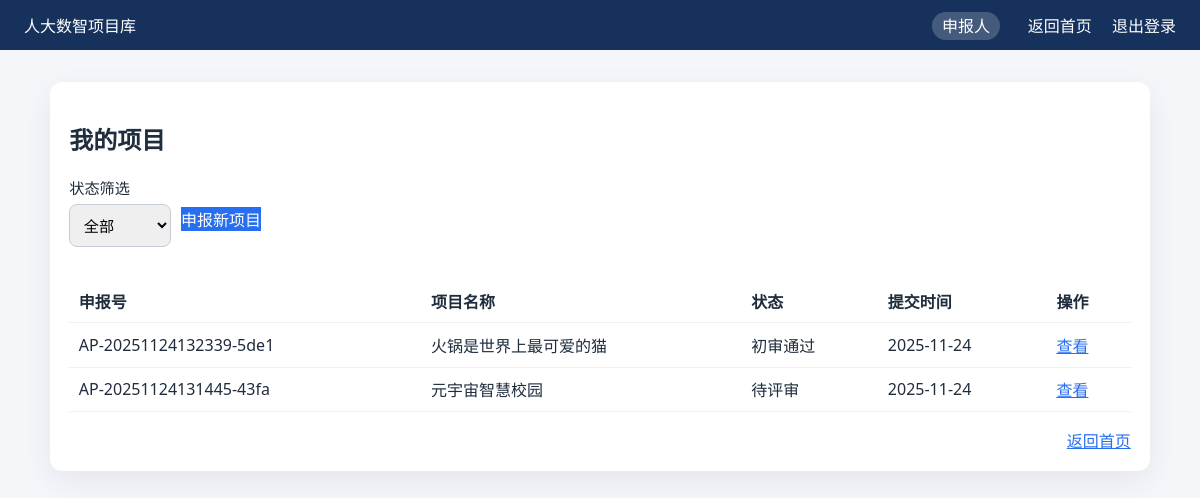
Page /applicant/projects (signed in) on the committed database.
### app/models/user.py (models this page shows, shortened)
class User(UserMixin, db.Model):
    __tablename__ = "users"
    id = db.Column(db.Integer, primary_key=True)
    role = db.Column(db.String(20), nullable=False)
    name = db.Column(db.String(120), nullable=False)
    email = db.Column(db.String(120), unique=True, nullable=False)
    phone = db.Column(db.String(50))
    organization = db.Column(db.String(120))
    password_hash = db.Column(db.String(255), nullable=False)
    status = db.Column(db.String(20), default="active")
    created_at = db.Column(db.DateTime, default=datetime.utcnow)
    projects = db.relationship("Project", back_populates="applicant", lazy="dynamic")
    reviews = db.relationship("Review", back_populates="expert", lazy="dynamic")
    service_requests = db.relationship(
        "ServiceRequest",
        back_populates="applicant",
        lazy="dynamic",
        foreign_keys="ServiceRequest.applicant_id",
    )
    assigned_services = db.relationship(
        "ServiceRequest",
        back_populates="assigned_staff",
        lazy="dynamic",
        foreign_keys="ServiceRequest.assigned_staff_id",
    )

### app/models/project.py (models this page shows, shortened)
class Project(db.Model):
    __tablename__ = "projects"
    id = db.Column(db.Integer, primary_key=True)
    application_no = db.Column(db.String(40), unique=True, nullable=False)
    name = db.Column(db.String(200), nullable=False)
    category = db.Column(db.String(50), nullable=False)
    summary = db.Column(db.Text, nullable=False)
    ip_info = db.Column(db.Text)
    material_notes = db.Column(db.Text)
    status = db.Column(db.String(40), default="申报中")
    created_at = db.Column(db.DateTime, default=datetime.utcnow)
    updated_at = db.Column(
        db.DateTime, default=datetime.utcnow, onupdate=datetime.utcnow
    )
    applicant_id = db.Column(db.Integer, db.ForeignKey("users.id"), nullable=False)
    applicant = db.relationship("User", back_populates="projects")
    reviews = db.relationship("Review", back_populates="project", lazy="dynamic")
    services = db.relationship("ServiceRequest", back_populates="project", lazy="dynamic")
    materials = db.relationship(
        "ProjectMaterial",
        back_populates="project",
        cascade="all, delete-orphan",
        lazy="dynamic",
    )

### app/routes/applicant.py (the view)
@applicant_bp.route("/projects")
@login_required
def projects():
    status = request.args.get("status")
    query = current_user.projects.order_by(Project.created_at.desc())
    if status:
        query = query.filter_by(status=status)
    return render_template("applicant/projects.html", projects=query.all(), status=status)

### app/__init__.py (called while the page is built)
@login_manager.user_loader
def load_user(user_id):
    return User.query.get(int(user_id))

### app/routes/applicant.py (called while the page is built)
def ensure_applicant():
    if not current_user.is_authenticated:
        return redirect(url_for("auth.login"))
    if current_user.role != "applicant":
        abort(403)

@applicant_bp.before_request
def applicant_guard():
    if request.endpoint and request.endpoint.startswith("applicant."):
        return ensure_applicant()

### app/templates/applicant/projects.html (shortened to what this page needs)
{% extends "base.html" %}
{% block content %}
<section class="card">
    <h2>我的项目</h2>
    <form method="get" class="inline-form">
        <label>状态筛选
            <select name="status" onchange="this.form.submit()">
                <option value="">全部</option>
            </select>
        </label>
        <a class="primary" href="{{ url_for('applicant.new_project') }}">申报新项目</a>
    </form>
    <table>
        <thead>
            <tr>
                <th>申报号</th><th>项目名称</th><th>状态</th><th>提交时间</th><th>操作</th>
            </tr>
        </thead>
        <tbody>
            {% for project in projects %}
            <tr>
                <td>{{ project.application_no }}</td>
                <td>{{ project.name }}</td>
                <td>{{ project.status }}</td>
                <td>{{ project.created_at.strftime('%Y-%m-%d') }}</td>
                <td>
                    <a href="{{ url_for('applicant.project_detail', project_id=project.id) }}">查看</a>
                </td>
            </tr>
            {% else %}
            <tr><td colspan="5">暂无项目</td></tr>
            {% endfor %}
        </tbody>
    </table>
    <div class="actions" style="justify-content: flex-end;">
        <a href="{{ url_for('applicant.dashboard') }}">返回首页</a>
    </div>
</section>
{% endblock %}

### app/templates/base.html (shortened to what this page needs)
<!doctype html>
<html lang="zh">
<head>
    <link rel="stylesheet" href="{{ url_for('static', filename='css/style.css') }}">
</head>
<body>
    <header class="top-nav">
        <div class="logo">人大数智项目库</div>
        <nav>
            {% if current_user.is_authenticated %}
            <span class="role-badge">{{ roles[current_user.role] }}</span>
            <a href="{{ url_for(role_dashboards[current_user.role]) }}">返回首页</a>
            <a href="{{ url_for('auth.logout') }}">退出登录</a>
            {% endif %}
        </nav>
    </header>
    <main class="container">
        {% block content %}{% endblock %}
    </main>
</body>
</html>

### app/static/css/style.css (style rules this page uses)
:root { font-family: "Segoe UI", Arial, sans-serif; color: #1f2d3d; background: #f5f6fa; }
body { margin: 0; background: #f5f6fa; }
.top-nav { display: flex; justify-content: space-between; align-items: center; padding: 0.8rem 1.5rem; background: #16325c; color: #fff; }
.top-nav a { color: #fff; margin-left: 1rem; text-decoration: none; }
.role-badge { background: rgba(255, 255, 255, 0.2); padding: 0.2rem 0.6rem; border-radius: 999px; margin-right: 0.5rem; }
.container { max-width: 1100px; margin: 2rem auto; padding: 0 1rem; }
.card { background: #fff; padding: 1.2rem; border-radius: 12px; box-shadow: 0 10px 30px rgba(22, 50, 92, 0.08); }
form label { display: flex; flex-direction: column; gap: 0.4rem; margin-bottom: 1rem; font-size: 0.95rem; }
input, select, textarea, button { font: inherit; padding: 0.6rem; border-radius: 8px; border: 1px solid #c5ced7; }
button.primary, a.primary { background: #276ef1; color: #fff; text-decoration: none; text-align: center; }
a { color: #276ef1; }
table { width: 100%; border-collapse: collapse; margin-top: 1rem; }
th, td { padding: 0.6rem; border-bottom: 1px solid #edf1f7; text-align: left; }
.actions { display: flex; gap: 0.8rem; flex-wrap: wrap; margin-top: 1rem; }
.inline-form { display: flex; gap: 0.6rem; align-items: center; flex-wrap: wrap; }

### rows in the picture
User: role "申报人"
Project: application_no "AP-20251124132339-5de1", name "火锅是世界上最可爱的猫", status "初审通过", created_at "2025-11-24"
Project: application_no "AP-20251124131445-43fa", name "元宇宙智慧校园", status "待评审", created_at "2025-11-24"
